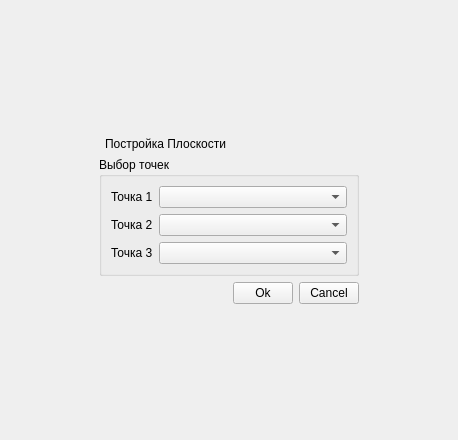
<?xml version="1.0" encoding="UTF-8"?>
<ui version="4.0">
 <class>PlaceForm</class>
 <widget class="QWidget" name="PlaceForm">
  <property name="geometry">
   <rect>
    <x>0</x>
    <y>0</y>
    <width>458</width>
    <height>440</height>
   </rect>
  </property>
  <property name="windowTitle">
   <string>Form</string>
  </property>
  <layout class="QGridLayout" name="gridLayout">
   <item row="0" column="2">
    <spacer name="verticalSpacer_2">
     <property name="orientation">
      <enum>Qt::Orientation::Vertical</enum>
     </property>
     <property name="sizeHint" stdset="0">
      <size>
       <width>20</width>
       <height>40</height>
      </size>
     </property>
    </spacer>
   </item>
   <item row="1" column="2">
    <widget class="QLabel" name="label">
     <property name="text">
      <string>Постройка Плоскости</string>
     </property>
    </widget>
   </item>
   <item row="4" column="2">
    <spacer name="verticalSpacer">
     <property name="orientation">
      <enum>Qt::Orientation::Vertical</enum>
     </property>
     <property name="sizeHint" stdset="0">
      <size>
       <width>20</width>
       <height>40</height>
      </size>
     </property>
    </spacer>
   </item>
   <item row="3" column="4">
    <widget class="QPushButton" name="m_cancelBtn">
     <property name="maximumSize">
      <size>
       <width>60</width>
       <height>16777215</height>
      </size>
     </property>
     <property name="text">
      <string>Cancel</string>
     </property>
    </widget>
   </item>
   <item row="2" column="1" colspan="4">
    <widget class="QGroupBox" name="groupBox">
     <property name="title">
      <string>Выбор точек</string>
     </property>
     <layout class="QFormLayout" name="formLayout">
      <item row="0" column="0">
       <widget class="QLabel" name="label_2">
        <property name="text">
         <string>Точка 1</string>
        </property>
       </widget>
      </item>
      <item row="0" column="1">
       <widget class="QComboBox" name="m_firstPoint"/>
      </item>
      <item row="1" column="0">
       <widget class="QLabel" name="label_3">
        <property name="text">
         <string>Точка 2</string>
        </property>
       </widget>
      </item>
      <item row="1" column="1">
       <widget class="QComboBox" name="m_secondPoint"/>
      </item>
      <item row="2" column="0">
       <widget class="QLabel" name="label_4">
        <property name="text">
         <string>Точка 3</string>
        </property>
       </widget>
      </item>
      <item row="2" column="1">
       <widget class="QComboBox" name="m_threedPoint"/>
      </item>
     </layout>
    </widget>
   </item>
   <item row="2" column="0">
    <spacer name="horizontalSpacer_2">
     <property name="orientation">
      <enum>Qt::Orientation::Horizontal</enum>
     </property>
     <property name="sizeHint" stdset="0">
      <size>
       <width>40</width>
       <height>20</height>
      </size>
     </property>
    </spacer>
   </item>
   <item row="2" column="5">
    <spacer name="horizontalSpacer">
     <property name="orientation">
      <enum>Qt::Orientation::Horizontal</enum>
     </property>
     <property name="sizeHint" stdset="0">
      <size>
       <width>40</width>
       <height>20</height>
      </size>
     </property>
    </spacer>
   </item>
   <item row="3" column="3">
    <widget class="QPushButton" name="m_okBtn">
     <property name="maximumSize">
      <size>
       <width>60</width>
       <height>16777215</height>
      </size>
     </property>
     <property name="text">
      <string>Ok</string>
     </property>
    </widget>
   </item>
  </layout>
 </widget>
 <resources/>
 <connections/>
</ui>
